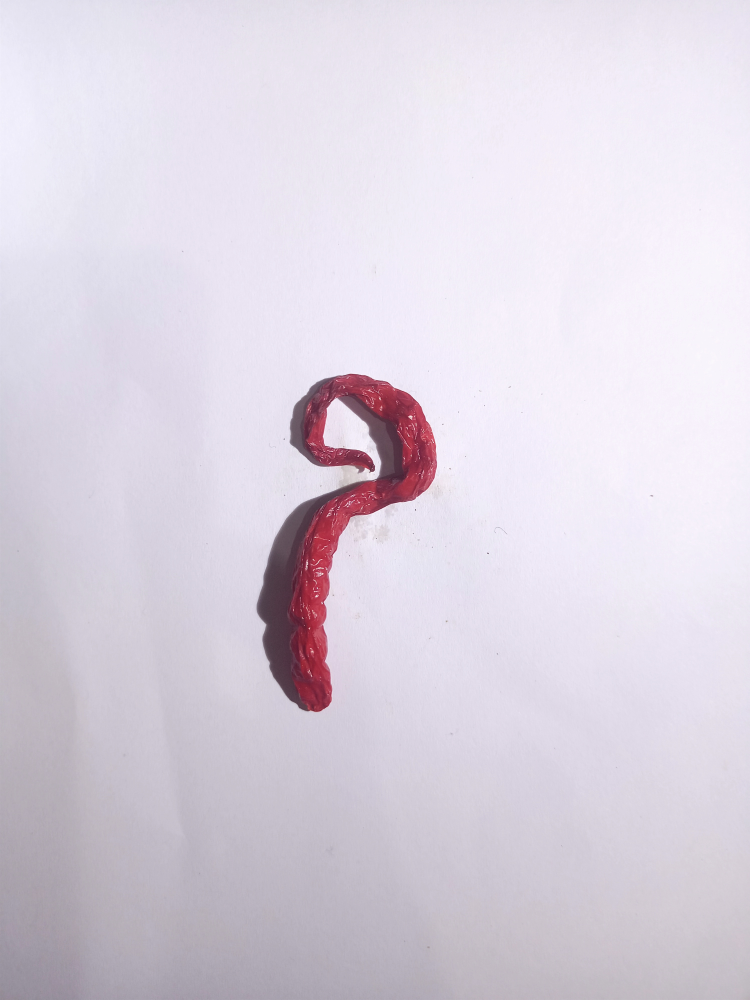
#> input picture dataset/matang_merah/IMG20250526003805.jpg, 3000 x 4000 px (shown at 1/4 size)
$ python train_model.py   (older library calls are emulated)
#> lines starting #> are read from the running program, lines starting #| are printed output that depends on the picture
### glcm_hsv_feature_extraction.py
import cv2
import numpy as np
from skimage.feature import graycomatrix, graycoprops

def extract_combined_features(image, distances=[1], angles=[0, np.pi/4, np.pi/2, 3*np.pi/4], levels=256):
    # Resize ke ukuran standar
    image = cv2.resize(image, (256, 256))

    # Konversi ke grayscale dan HSV
    gray = cv2.cvtColor(image, cv2.COLOR_BGR2GRAY)
    hsv = cv2.cvtColor(image, cv2.COLOR_BGR2HSV)

    # ======== GLCM Multi-angle (tekstur) dari grayscale =========
    glcm = graycomatrix(gray, distances=distances, angles=angles, levels=levels, symmetric=True, normed=True)

    contrast = np.mean(graycoprops(glcm, 'contrast'))
    homogeneity = np.mean(graycoprops(glcm, 'homogeneity'))
    energy = np.mean(graycoprops(glcm, 'energy'))

    # ======== Masking cabai (Hue 0–60 untuk merah–orange–hijau muda) =========
    mask_red = cv2.inRange(hsv, (0, 40, 40), (5, 255, 255))      # merah
    mask_orange = cv2.inRange(hsv, (10, 40, 40), (25, 255, 255))  # orange
    mask_green = cv2.inRange(hsv, (25, 30, 30), (60, 255, 255))   # hijau muda
    mask = cv2.bitwise_or(cv2.bitwise_or(mask_red, mask_orange), mask_green)

    # Ambil pixel HSV dan RGB yang termasuk dalam mask
    masked_hsv = hsv[mask > 0]
    masked_rgb = image[mask > 0]

    if masked_hsv.size == 0 or masked_rgb.size == 0:
        # Fallback fitur dummy jika masking gagal
        hue_mean = hue_std = sat_mean = sat_std = val_mean = 0
        r_mean = g_mean = 0
    else:
        # ======== Statistik HSV =========
        hue_mean = np.mean(masked_hsv[:, 0])
        hue_std  = np.std(masked_hsv[:, 0])
        sat_mean = np.mean(masked_hsv[:, 1])
        sat_std  = np.std(masked_hsv[:, 1])
        val_mean = np.mean(masked_hsv[:, 2])

        # ======== Statistik RGB (R dan G Mean) =========
        r_mean = np.mean(masked_rgb[:, 2])  # OpenCV: BGR, jadi index 2 adalah R
        g_mean = np.mean(masked_rgb[:, 1])  # G

    # ======== Gabungkan Semua Fitur =========
    return [
        contrast,
        homogeneity,
        energy,
        hue_mean,
        hue_std,
        sat_mean,
        sat_std,
        val_mean,
        r_mean,
        g_mean
    ]

### train_model.py
# train_model.py
import os
import cv2
import numpy as np
import joblib
from sklearn.neighbors import KNeighborsClassifier
from sklearn.model_selection import train_test_split
from sklearn.metrics import classification_report, confusion_matrix
from glcm_hsv_feature_extraction import extract_combined_features

# ✅ Update: Mapping kelas 4 kategori
data_dir = 'dataset'
categories = {
    'matang_merah': 0,
    'matang_orange': 1,
    'matang_hijau': 2,
    'tidak_matang': 3
}

X, y = [], []

print("⏳ Memproses dataset dan mengekstrak fitur GLCM + HSV...")
# Proses tiap folder dan ekstrak fitur
for category, label in categories.items():
    folder = os.path.join(data_dir, category)
    for filename in os.listdir(folder):
        filepath = os.path.join(folder, filename)
        if filename.lower().endswith(('.jpg', '.jpeg', '.png')):
            image = cv2.imread(filepath)
#> image is the input picture: shape (4000, 3000, 3); mean B, G, R 223.4, 211.5, 219
            if image is None:
                print(f"⚠️  Gagal membaca gambar: {filepath}")
                continue
            image = cv2.resize(image, (256, 256))
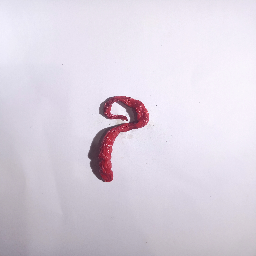
#> image: shape (256, 256, 3); mean B, G, R 223.4, 211.4, 218.9
            features = extract_combined_features(image)
#> in extract_combined_features, `gray = cv2.cvtColor(image, cv2.COLOR_BGR2GRAY)`:
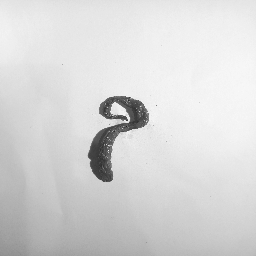
#> gray: shape (256, 256); min 29, max 249, mean 214.9
#> in extract_combined_features, `hsv = cv2.cvtColor(image, cv2.COLOR_BGR2HSV)`: hsv: shape (256, 256, 3); mean H, S, V 135.4, 16.9, 225
#> in extract_combined_features, `contrast = np.mean(graycoprops(glcm, 'contrast'))`: contrast = 79.29
#> in extract_combined_features, `homogeneity = np.mean(graycoprops(glcm, 'homogeneity'))`: homogeneity = 0.485
#> in extract_combined_features, `energy = np.mean(graycoprops(glcm, 'energy'))`: energy = 0.0557
#> in extract_combined_features, `mask_red = cv2.inRange(hsv, (0, 40, 40), (5, 255, 255))`: mask_red: shape (256, 256); every value is 0
#> in extract_combined_features, `masked_hsv = hsv[mask > 0]`: masked_hsv = empty array
#> features = [79.29, 0.485, 0.0557, 0, 0, 0, 0, 0, 0, 0]
#> (the run stopped early here; a loop or call above may not have finished)
